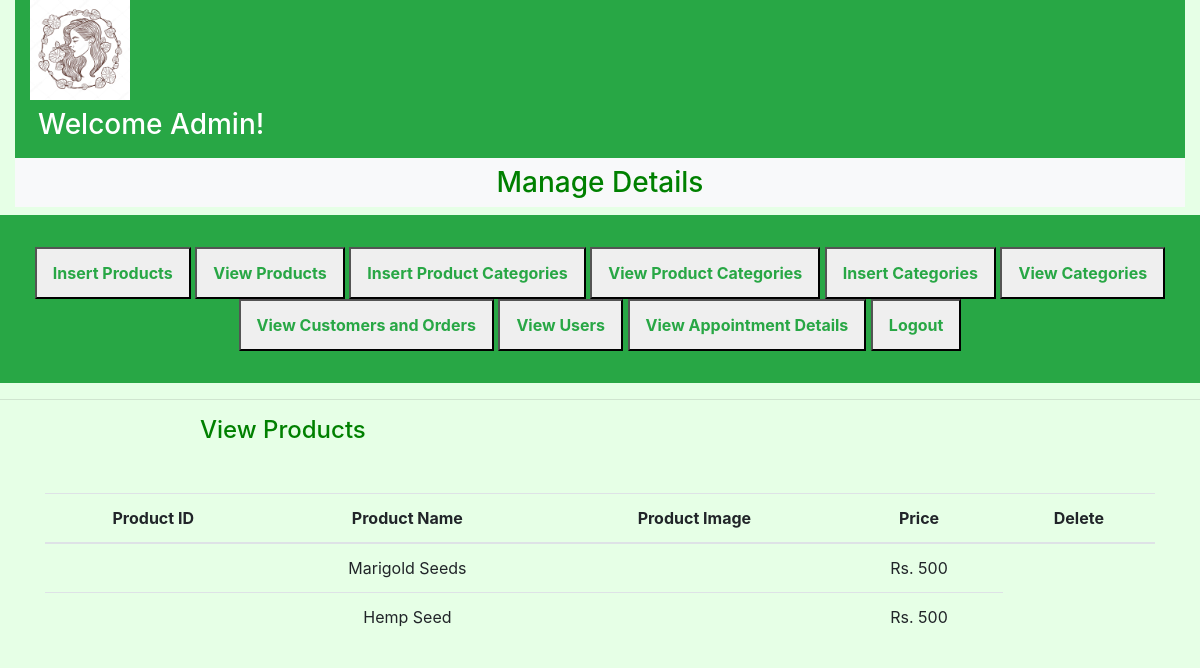
Page /admin/old/viewp.php on the committed database.
### tables this page shows
CREATE TABLE `products` (
  `Product_ID` int(11) NOT NULL,
  `Product_Name` varchar(100) NOT NULL,
  `Product_Subcategory` varchar(50) NOT NULL,
  `image_url` text NOT NULL,
  `Price` varchar(100) NOT NULL
);

### admin/old/viewp.php (the view, shortened to what this page needs)
<?php
require("conn.php");
require("adminpage.php");
?>
 <link rel="stylesheet" href="https://cdn.jsdelivr.net/npm/bootstrap@4.6.1/dist/css/bootstrap.min.css">
<hr>
 <h4 style="color: green; margin-left:200px;">View Products</h4>
<div class="container mt-5">
    <div class="row">
        <div class ="col-lg-12">
            <table class="table text-center  table-green">
            <thead>
                <tr>
                    <th scope="col">Product ID</th>
                    <th scope="col">Product Name</th>
                    <th scope="col">Product Image</th>
                    <th scope="col">Price</th>
                    <th scope="col">Delete</th>
                </tr>
            </thead>
            <tbody>
                <?php
                $query="SELECT * FROM `products`";
                $user_result=mysqli_query($con,$query);
                while($user_fetch=mysqli_fetch_assoc($user_result))
                {
                    echo"
                    <tr>
                    <td>$user_fetch[Product_Id]</td>
                    <td>$user_fetch[Product_Name]</td>
                    <td>$user_fetch[Product_Image]</td>
                    <td>$user_fetch[Price]</td>
                    ";
                }
                ?>
        </tr>
    </tbody>
</table>
</div>
</div>

### admin/adminpage.php (style rules this page uses)
* { margin:0; padding:0; box-sizing:border-box; }
body { background-color: #e6ffe6; }

### admin/old/viewp.php (style rules this page uses)
body { background-color: #e6ffe6; }

### rows in the picture
products: Product_Name "Marigold Seeds", Price "Rs. 500"
products: Product_Name "Hemp Seed", Price "Rs. 500"
